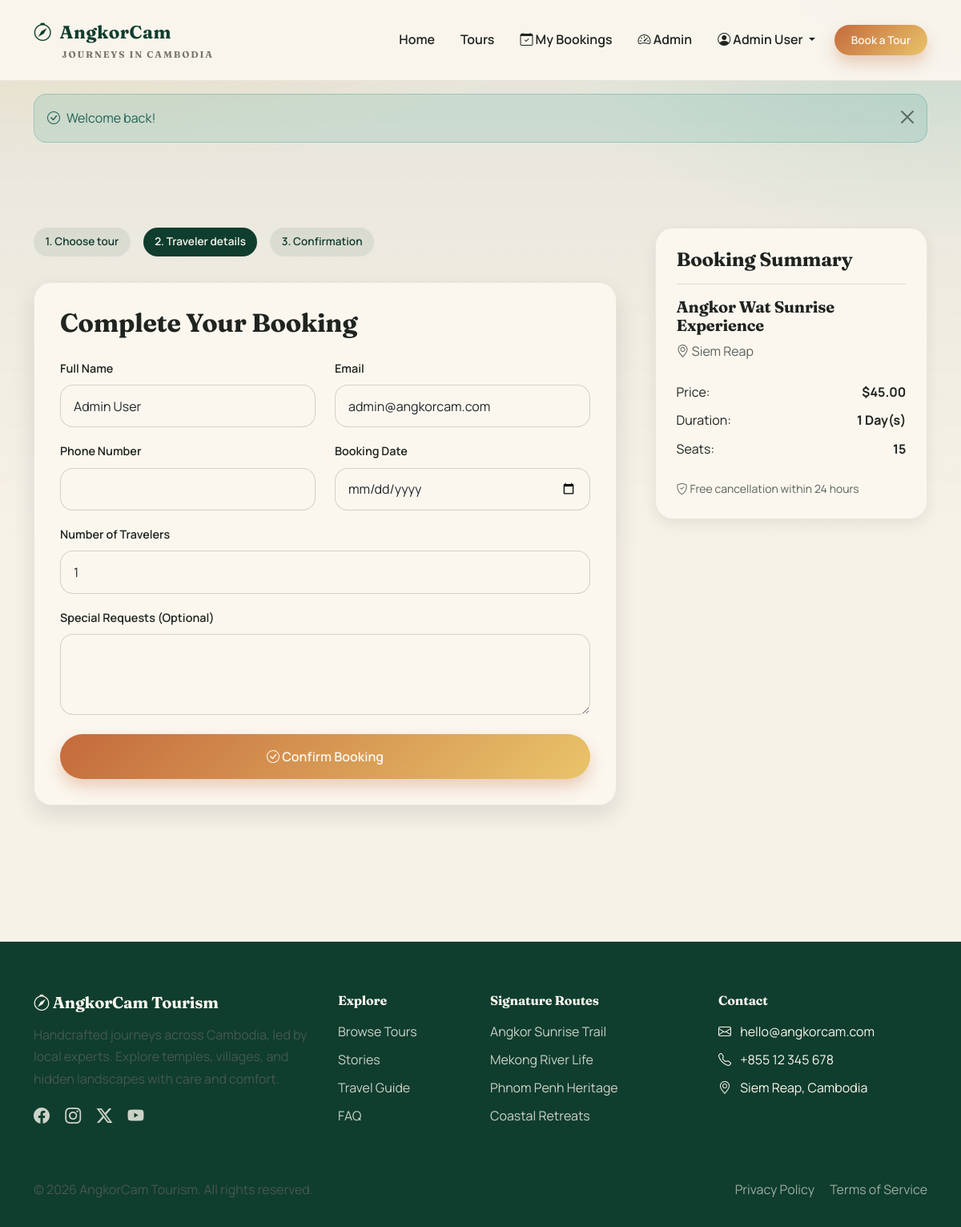
The page /?page=booking&tour_id=1 (signed in) on the database as committed earlier.
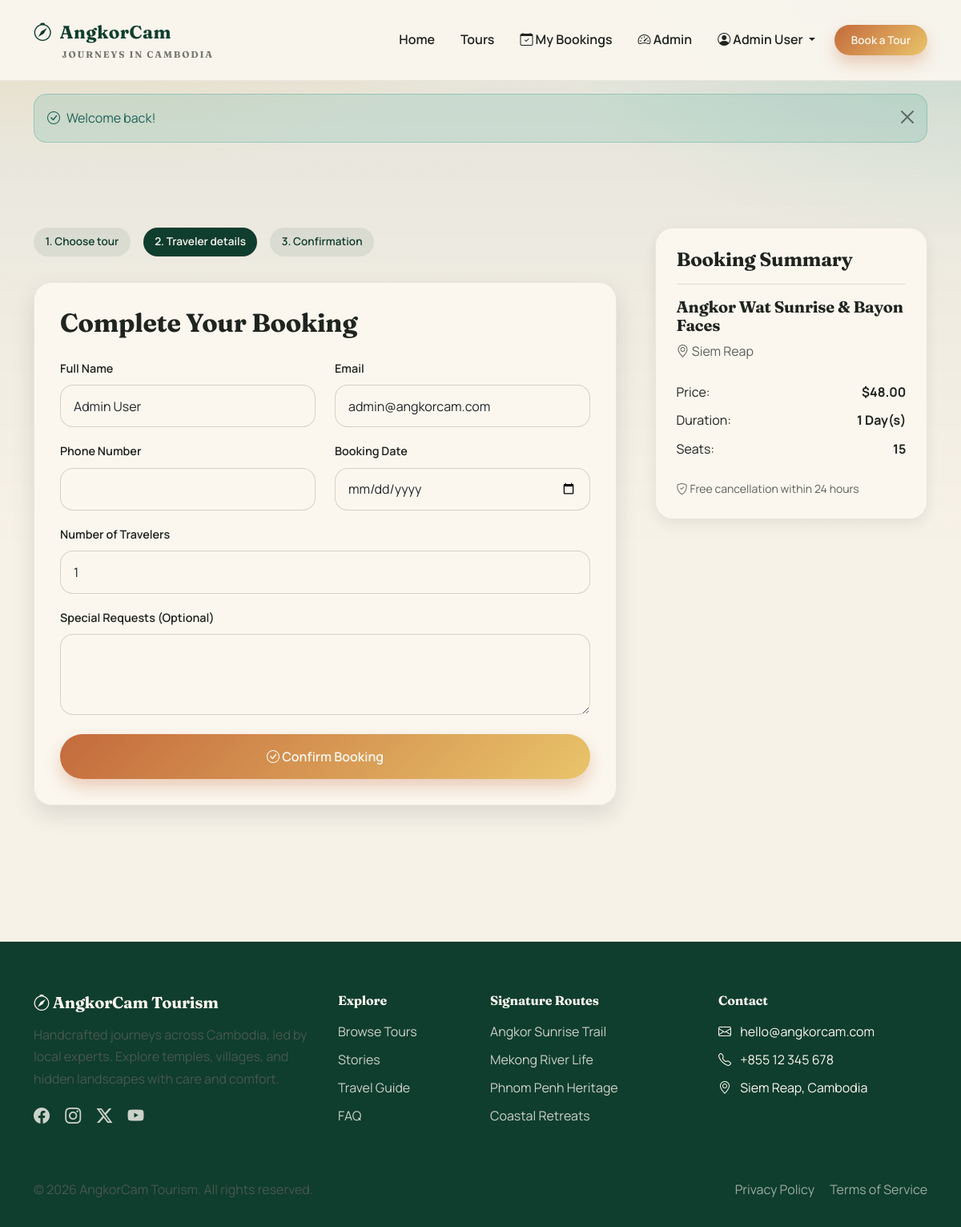
The same page on the database as committed later.
### tables this page shows
CREATE TABLE tours (
    id INT UNSIGNED AUTO_INCREMENT PRIMARY KEY,
    title VARCHAR(200) NOT NULL,
    slug VARCHAR(255) UNIQUE NOT NULL,
    location VARCHAR(100) NOT NULL,
    category VARCHAR(50) NOT NULL DEFAULT 'Cultural',
    price DECIMAL(10,2) NOT NULL,
    duration INT NOT NULL COMMENT 'Duration in days',
    description TEXT,
    highlights TEXT COMMENT 'What makes this tour special',
    included TEXT COMMENT 'What is included',
    excluded TEXT COMMENT 'What is not included',
    image VARCHAR(255),
    available_seats INT DEFAULT 15,
    status ENUM('active', 'inactive') DEFAULT 'active',
    created_at TIMESTAMP DEFAULT CURRENT_TIMESTAMP,
    updated_at TIMESTAMP DEFAULT CURRENT_TIMESTAMP ON UPDATE CURRENT_TIMESTAMP,
    
    INDEX idx_slug (slug),
    INDEX idx_location (location),
    INDEX idx_category (category),
    INDEX idx_status (status),
    INDEX idx_price (price)
);

### app/Models/Tour.php (called while the page is built, shortened)
<?php
class Tour {
    private $db;
    public function __construct($database) {
        $this->db = $database;
    }
    public function getById($id) {
        $stmt = $this->db->prepare("SELECT * FROM tours WHERE id = ? AND status = 'active'");
        $stmt->execute([$id]);
        return $stmt->fetch();
    }
}

### config/config.php (called while the page is built, shortened)
<?php
try {
    $db = new PDO(
        "mysql:host=" . DB_HOST . ";dbname=" . DB_NAME . ";charset=utf8mb4",
        DB_USER,
        DB_PASS,
        [
            PDO::ATTR_ERRMODE => PDO::ERRMODE_EXCEPTION,
            PDO::ATTR_DEFAULT_FETCH_MODE => PDO::FETCH_ASSOC,
            PDO::ATTR_EMULATE_PREPARES => false,
            PDO::ATTR_ERRMODE => PDO::ERRMODE_EXCEPTION,
            PDO::ATTR_DEFAULT_FETCH_MODE => PDO::FETCH_ASSOC,
            PDO::ATTR_EMULATE_PREPARES => false
        ]
    );
} catch (PDOException $e) {
    die("Database Connection Failed: " . $e->getMessage());
}
function e($value) {
    return htmlspecialchars($value ?? '', ENT_QUOTES, 'UTF-8');
}
function formatPrice($amount) {
    return '$' . number_format((float)$amount, 2);
}
require_once BASE_PATH . '/app/Models/Tour.php';
require_once BASE_PATH . '/app/Models/Booking.php';

### views/pages/public/booking.php (the view, shortened to what the changed rows need)
<?php
$tour_id = $_GET['tour_id'] ?? 0;
$tourModel = new Tour($db);
$tour = $tourModel->getById($tour_id);
?>
<section class="section">
    <div class="container">
        <div class="row g-5">
            <div class="col-lg-8">
                <div class="glass-card">
                    <h2 class="mb-4">Complete Your Booking</h2>
                </div>
            </div>
            <div class="col-lg-4">
                <div class="booking-card sticky-top" style="top: 110px;">
                    <h4>Booking Summary</h4>
                    <hr>
                    <h5><?= e($tour['title']) ?></h5>
                    <p class="text-muted"><i class="bi bi-geo-alt"></i> <?= e($tour['location']) ?></p>
                    <div class="mt-4">
                        <div class="d-flex justify-content-between mb-2">
                            <span>Price:</span>
                            <strong><?= formatPrice($tour['price']) ?></strong>
                        </div>
                        <div class="d-flex justify-content-between mb-2">
                            <span>Duration:</span>
                            <strong><?= $tour['duration'] ?> Day(s)</strong>
                        </div>
                        <div class="d-flex justify-content-between">
                            <span>Seats:</span>
                            <strong><?= $tour['available_seats'] ?></strong>
                        </div>
                    </div>
                    <div class="mt-4 small text-muted">
                        <i class="bi bi-shield-check"></i> Free cancellation within 24 hours
                    </div>
                </div>
            </div>
        </div>
    </div>
</section>
<?php $content = ob_get_clean(); require __DIR__ . '/../../layouts/main.php'; ?>

Rows that differ between the two databases and show on the page:
changed tours "Siem Reap": title "Angkor Wat Sunrise Experience" → "Angkor Wat Sunrise & Bayon Faces"; price "$45.00" → "$48.00"
